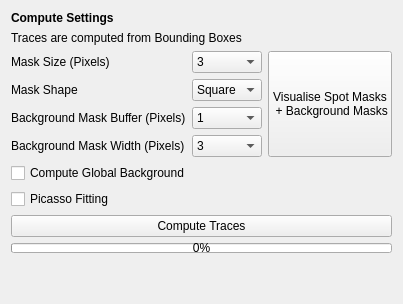
         <widget class="QWidget" name="compute_tab_2">
          <attribute name="title">
           <string>Compute Traces</string>
          </attribute>
          <layout class="QVBoxLayout" name="verticalLayout_9">
           <item>
            <widget class="QLabel" name="label_37">
             <property name="font">
              <font>
               <weight>75</weight>
               <bold>true</bold>
              </font>
             </property>
             <property name="text">
              <string>Compute Settings</string>
             </property>
            </widget>
           </item>
           <item>
            <widget class="QLabel" name="label_70">
             <property name="text">
              <string>Traces are computed from Bounding Boxes</string>
             </property>
            </widget>
           </item>
           <item>
            <layout class="QGridLayout" name="gridLayout_3">
             <item row="0" column="1">
              <layout class="QFormLayout" name="formLayout_11">
               <item row="0" column="0">
                <widget class="QLabel" name="label_38">
                 <property name="text">
                  <string>Mask Size (Pixels)</string>
                 </property>
                </widget>
               </item>
               <item row="0" column="1">
                <widget class="QComboBox" name="traces_spot_size">
                 <property name="currentIndex">
                  <number>0</number>
                 </property>
                 <item>
                  <property name="text">
                   <string>3</string>
                  </property>
                 </item>
                 <item>
                  <property name="text">
                   <string>4</string>
                  </property>
                 </item>
                 <item>
                  <property name="text">
                   <string>5</string>
                  </property>
                 </item>
                 <item>
                  <property name="text">
                   <string>6</string>
                  </property>
                 </item>
                 <item>
                  <property name="text">
                   <string>7</string>
                  </property>
                 </item>
                 <item>
                  <property name="text">
                   <string>8</string>
                  </property>
                 </item>
                 <item>
                  <property name="text">
                   <string>9</string>
                  </property>
                 </item>
                 <item>
                  <property name="text">
                   <string>10</string>
                  </property>
                 </item>
                </widget>
               </item>
               <item row="1" column="1">
                <widget class="QComboBox" name="traces_spot_shape">
                 <item>
                  <property name="text">
                   <string>Square</string>
                  </property>
                 </item>
                 <item>
                  <property name="text">
                   <string>Circle</string>
                  </property>
                 </item>
                </widget>
               </item>
               <item row="1" column="0">
                <widget class="QLabel" name="label_39">
                 <property name="text">
                  <string>Mask Shape</string>
                 </property>
                </widget>
               </item>
               <item row="2" column="0">
                <widget class="QLabel" name="label_49">
                 <property name="text">
                  <string>Background Mask Buffer (Pixels)</string>
                 </property>
                </widget>
               </item>
               <item row="2" column="1">
                <widget class="QComboBox" name="traces_background_buffer">
                 <property name="currentIndex">
                  <number>1</number>
                 </property>
                 <item>
                  <property name="text">
                   <string>0</string>
                  </property>
                 </item>
                 <item>
                  <property name="text">
                   <string>1</string>
                  </property>
                 </item>
                 <item>
                  <property name="text">
                   <string>2</string>
                  </property>
                 </item>
                 <item>
                  <property name="text">
                   <string>3</string>
                  </property>
                 </item>
                 <item>
                  <property name="text">
                   <string>4</string>
                  </property>
                 </item>
                 <item>
                  <property name="text">
                   <string>5</string>
                  </property>
                 </item>
                </widget>
               </item>
               <item row="3" column="0">
                <widget class="QLabel" name="label_50">
                 <property name="text">
                  <string>Background Mask Width (Pixels)</string>
                 </property>
                </widget>
               </item>
               <item row="3" column="1">
                <widget class="QComboBox" name="traces_background_width">
                 <property name="currentIndex">
                  <number>2</number>
                 </property>
                 <item>
                  <property name="text">
                   <string>1</string>
                  </property>
                 </item>
                 <item>
                  <property name="text">
                   <string>2</string>
                  </property>
                 </item>
                 <item>
                  <property name="text">
                   <string>3</string>
                  </property>
                 </item>
                 <item>
                  <property name="text">
                   <string>5</string>
                  </property>
                 </item>
                 <item>
                  <property name="text">
                   <string>10</string>
                  </property>
                 </item>
                </widget>
               </item>
              </layout>
             </item>
             <item row="0" column="2">
              <widget class="QPushButton" name="traces_visualise_masks">
               <property name="sizePolicy">
                <sizepolicy hsizetype="Minimum" vsizetype="Preferred">
                 <horstretch>0</horstretch>
                 <verstretch>0</verstretch>
                </sizepolicy>
               </property>
               <property name="maximumSize">
                <size>
                 <width>150</width>
                 <height>16777215</height>
                </size>
               </property>
               <property name="text">
                <string>Visualise Spot Masks 
 + Background Masks</string>
               </property>
              </widget>
             </item>
            </layout>
           </item>
           <item>
            <widget class="QCheckBox" name="compute_global_background">
             <property name="text">
              <string>Compute Global Background</string>
             </property>
            </widget>
           </item>
           <item>
            <widget class="QCheckBox" name="compute_with_picasso">
             <property name="text">
              <string>Picasso Fitting</string>
             </property>
            </widget>
           </item>
           <item>
            <widget class="QPushButton" name="compute_traces">
             <property name="text">
              <string>Compute Traces</string>
             </property>
            </widget>
           </item>
           <item>
            <widget class="QProgressBar" name="compute_traces_progressbar">
             <property name="maximumSize">
              <size>
               <width>16777215</width>
               <height>10</height>
              </size>
             </property>
             <property name="value">
              <number>0</number>
             </property>
            </widget>
           </item>
           <item>
            <spacer name="verticalSpacer_12">
             <property name="orientation">
              <enum>Qt::Vertical</enum>
             </property>
             <property name="sizeHint" stdset="0">
              <size>
               <width>20</width>
               <height>40</height>
              </size>
             </property>
            </spacer>
           </item>
          </layout>
         </widget>
